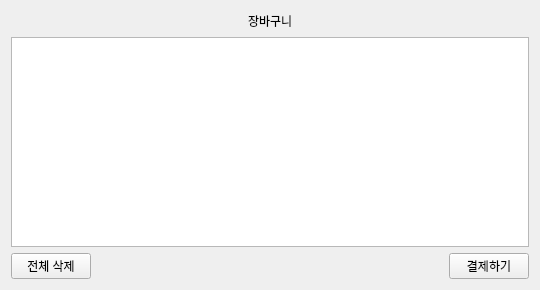
<?xml version="1.0" encoding="UTF-8"?>
<ui version="4.0">
 <class>cartwidget</class>
 <widget class="QWidget" name="cartwidget">
  <property name="geometry">
   <rect>
    <x>0</x>
    <y>0</y>
    <width>540</width>
    <height>290</height>
   </rect>
  </property>
  <property name="minimumSize">
   <size>
    <width>540</width>
    <height>290</height>
   </size>
  </property>
  <property name="maximumSize">
   <size>
    <width>540</width>
    <height>290</height>
   </size>
  </property>
  <property name="windowTitle">
   <string>Form</string>
  </property>
  <layout class="QHBoxLayout" name="horizontalLayout">
   <item>
    <layout class="QVBoxLayout" name="cart_layout">
     <item>
      <layout class="QHBoxLayout" name="horizontalLayout_5">
       <item>
        <spacer name="horizontalSpacer_4">
         <property name="orientation">
          <enum>Qt::Orientation::Horizontal</enum>
         </property>
         <property name="sizeHint" stdset="0">
          <size>
           <width>40</width>
           <height>20</height>
          </size>
         </property>
        </spacer>
       </item>
       <item>
        <widget class="QLabel" name="label_2">
         <property name="text">
          <string>장바구니</string>
         </property>
        </widget>
       </item>
       <item>
        <spacer name="horizontalSpacer_5">
         <property name="orientation">
          <enum>Qt::Orientation::Horizontal</enum>
         </property>
         <property name="sizeHint" stdset="0">
          <size>
           <width>40</width>
           <height>20</height>
          </size>
         </property>
        </spacer>
       </item>
      </layout>
     </item>
     <item>
      <widget class="QListView" name="listView"/>
     </item>
     <item>
      <layout class="QHBoxLayout" name="horizontalLayout_9">
       <item>
        <widget class="QPushButton" name="pushButton_61">
         <property name="text">
          <string>전체 삭제</string>
         </property>
        </widget>
       </item>
       <item>
        <spacer name="horizontalSpacer_6">
         <property name="orientation">
          <enum>Qt::Orientation::Horizontal</enum>
         </property>
         <property name="sizeHint" stdset="0">
          <size>
           <width>40</width>
           <height>20</height>
          </size>
         </property>
        </spacer>
       </item>
       <item>
        <widget class="QPushButton" name="pushButton_62">
         <property name="text">
          <string>결제하기</string>
         </property>
        </widget>
       </item>
      </layout>
     </item>
    </layout>
   </item>
  </layout>
 </widget>
 <resources/>
 <connections/>
</ui>
